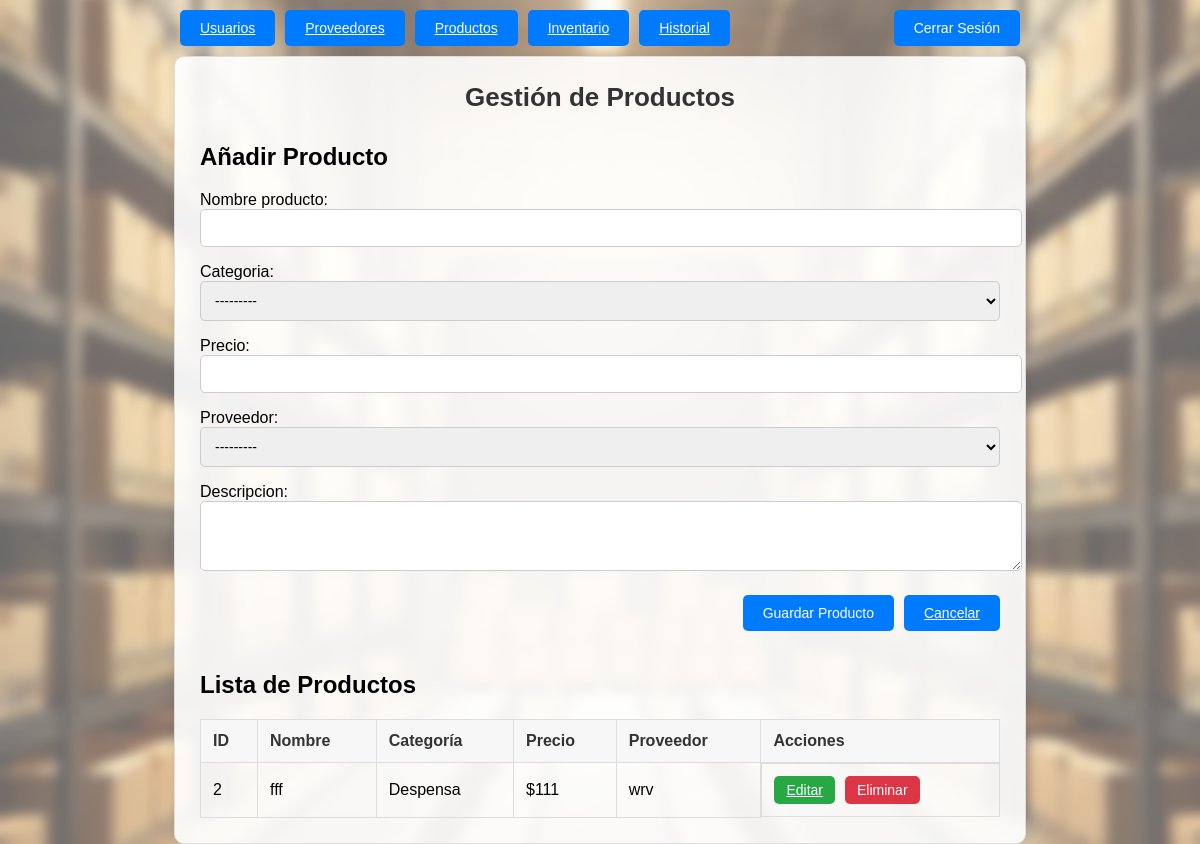
Page /productos/ (signed in) on the earlier database version.
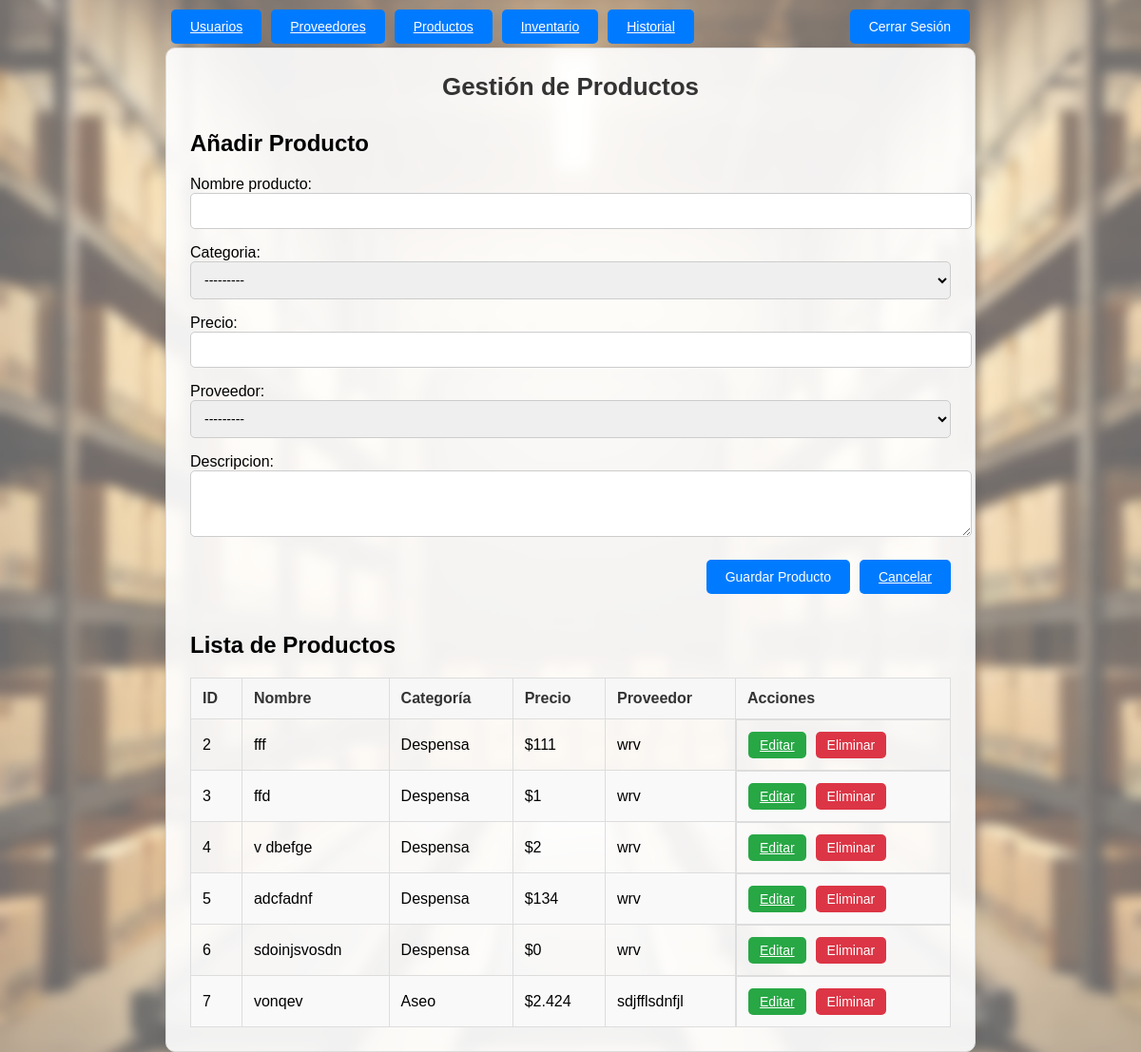
Same page on the later database version.
### productos/models.py (models this page shows, shortened)
class Producto(models.Model):
    nombre_producto = models.CharField(max_length=100)
    class Categoria(models.TextChoices):
        ASEO = 'Aseo', 'Aseo'
        DESPENSA = 'Despensa', 'Despensa'
        CONGELADOS = 'Congelados', 'Congelados'
        CUIDADO_PERSONAL = 'Cuidado Personal', 'Cuidado Personal'
    categoria = models.CharField(
        max_length=16,
        choices=Categoria.choices,
        blank=False,
    )
    precio = models.DecimalField(max_digits=10, decimal_places=2)
    proveedor = models.ForeignKey(
        'proveedores.Proveedor',
        on_delete=models.PROTECT,
        related_name='productos'
    )
    descripcion = models.TextField(blank=True, null=True)
    fecha_registro = models.DateTimeField(auto_now_add=True)

### proveedores/models.py (models this page shows, shortened)
class Proveedor(models.Model):
    nombre_razon_social = models.CharField(max_length=100, verbose_name="Nombre o Razón Social")
    class TipoProveedor(models.TextChoices):
        ASEO = 'Aseo', 'Aseo'
        DESPENSA = 'Despensa', 'Despensa'
        CONGELADOS = 'Congelados', 'Congelados'
        CUIDADO_PERSONAL = 'Cuidado Personal', 'Cuidado Personal'
    tipo_proveedor = models.CharField(
        max_length=16,
        choices=TipoProveedor.choices,
        blank=False,
    )
    rut = models.CharField(
        max_length=12,
        unique=True,
        verbose_name="RUT"
    )
    direccion = models.CharField(
        max_length=255,
        blank=True,
        null=True,
        verbose_name="Dirección"
    )
    telefono = models.CharField(
        max_length=15,
        blank=True,
        null=True,
        verbose_name="Teléfono"
    )
    email = models.EmailField(
        max_length=100,
        unique=True,
        blank=True,
        null=True,
        verbose_name="Correo Electrónico"
    )
    notas = models.TextField(
        blank=True,
        null=True,
        verbose_name="Notas o Comentarios"
    )
    creado_en = models.DateTimeField(
        auto_now_add=True,
        verbose_name="Fecha de Creación"
    )

### usuarios/decorators.py (the view)
    def _wrapped_view(request, *args, **kwargs):
        if not request.user.is_authenticated:
            return redirect('login')
        if request.user.rol == 'Administrador':
            return view_func(request, *args, **kwargs)
        else:
            raise PermissionDenied("No tienes permiso para acceder a esta página.")

### productos/forms.py
class ProductoForm(forms.ModelForm):
    class Meta:
        model = Producto
        fields = ['nombre_producto', 'categoria', 'precio', 'proveedor', 'descripcion']
        widgets = {
            'nombre_producto': forms.TextInput(attrs={'class': 'form-control'}),
            'categoria': forms.Select(attrs={'class': 'form-control', 'id': 'id_categoria'}),
            'precio': forms.NumberInput(attrs={'class': 'form-control'}),
            'proveedor': forms.Select(attrs={'class': 'form-control', 'id': 'id_proveedor'}),
            'descripcion': forms.Textarea(attrs={'class': 'form-control', 'rows': 3}),
        }
    def __init__(self, *args, **kwargs):
        super().__init__(*args, **kwargs)
        if 'categoria' in self.data:
            categoria = self.data.get('categoria')
            self.fields['proveedor'].queryset = Proveedor.objects.filter(tipo_proveedor=categoria)
        else:
            self.fields['proveedor'].queryset = Proveedor.objects.none()

### productos/templatetags/currency_filters.py (called while the page is built)
@register.filter
def currency(value):
    try:
        value = int(value)  # Convertir a entero para eliminar los decimales
    except (ValueError, TypeError):
        return value
    return f"${value:,}".replace(",", ".")

### productos/views.py (called while the page is built, shortened)
def gestionProductos(request, producto_id=None):
    if producto_id:
        producto = get_object_or_404(Producto, id=producto_id)
        form = ProductoForm(instance=producto)
    else:
        producto = None
        form = ProductoForm()
    productos = Producto.objects.all()
    return render(request, 'productos/gestionProductos.html', {
        'form': form,
        'productos': productos,
        'producto_id': producto_id,
    })

### productos/templates/productos/gestionProductos.html (shortened to what this page needs)
{% load currency_filters %}
<!DOCTYPE html>
<html lang="es">
<head>
    {% load static %}
    <link rel="stylesheet" href="{% static 'productos/styles.css' %}">
</head>
<body>
    <header style="display: flex; justify-content: space-between; align-items: center; padding: 10px; position: absolute;
      top: 0; width: 70%">
      <div style="display: flex; align-items: center;">
          <nav style="display: flex; gap: 10px;">
              {% if request.user.rol == "Administrador" %}
                <a href="{% url 'gestionUsuarios' %}" class="button">Usuarios</a>
                <a href="{% url 'gestionProveedores' %}" class="button">Proveedores</a>
                <a href="{% url 'gestionProductos' %}" class="button">Productos</a>
              {% endif %}
              <a href="{% url 'gestionInventario' %}" class="button">Inventario</a>
              <a href="{% url 'historial' %}" class="button">Historial</a>
          </nav>
      </div>
      <form method="post" action="{% url 'logout' %}">
          <button type="submit" class="button delete">Cerrar Sesión</button>
      </form>
    </header>
    <div class="container">
        <h1>Gestión de Productos</h1>
        <div class="form-section">
            <h2>{% if producto_id %}Editar Producto{% else %}Añadir Producto{% endif %}</h2>
            <form method="post">
                {{ form.as_p }}
                <div class="button-container">
                    <button type="submit" class="button">
                        {% if producto_id %}Actualizar Producto{% else %}Guardar Producto{% endif %}
                    </button>
                    <a href="{% url 'gestionProductos' %}" class="button delete">Cancelar</a>
                </div>
            </form>
        </div>
        <div class="table-container">
            <h2>Lista de Productos</h2>
            <table>
                <thead>
                    <tr>
                        <th>ID</th>
                        <th>Nombre</th>
                        <th>Categoría</th>
                        <th>Precio</th>
                        <th>Proveedor</th>
                        <th>Acciones</th>
                    </tr>
                </thead>
                <tbody>
                    {% for producto in productos %}
                    <tr>
                        <td>{{ producto.id }}</td>
                        <td>{{ producto.nombre_producto }}</td>
                        <td>{{ producto.categoria }}</td>
                        <td>{{ producto.precio|currency }}</td>
                        <td>{{ producto.proveedor.nombre_razon_social }}</td>
                        <td class="action-buttons">
                            <a href="{% url 'gestionProductos' producto.id %}" class="button">Editar</a>
                            <form method="post" action="{% url 'eliminarProducto' producto.id %}" style="display:inline;">
                                <button type="submit" class="button delete" onclick="return confirm('¿Estás seguro de eliminar este producto?');">Eliminar</button>
                            </form>
                        </td>
                    </tr>
                    {% endfor %}
                </tbody>
            </table>
        </div>
    </div>
</body>
</html>

### productos/static/productos/styles.css (style rules this page uses)
body { background-image: url("/static/proveedores/img/warehouse_blur_opacity.png"); background-size: cover; background-position: center; font-family: Arial, sans-serif; display: flex; justify-content: center; align-items: center; min-height: 100vh; margin: 0; }
.container { position: relative; border: 1px solid #ddd; border-radius: 10px; width: 90%; max-width: 800px; padding: 25px; background-color: rgba(255, 255, 255, 0.9); box-shadow: 0 4px 12px rgba(0, 0, 0, 0.1); top: 50px; }
.container h1 { text-align: center; font-size: 26px; margin-top: 0; margin-bottom: 20px; color: #333; }
.form-section { margin-top: 30px; }
.form-control { flex: 1; padding: 10px; border: 1px solid #ccc; border-radius: 5px; font-size: 14px; transition: border-color 0.3s ease; width: 100%; }
.button-container { display: flex; justify-content: flex-end; gap: 10px; margin-top: 20px; }
.button { padding: 10px 20px; background-color: #007bff; border: none; border-radius: 5px; font-size: 14px; color: #fff; cursor: pointer; transition: background-color 0.3s ease; }
.table-container { margin-top: 40px; }
table { width: 100%; border-collapse: collapse; margin-top: 20px; }
table th, table td { text-align: left; padding: 12px; border: 1px solid #ddd; }
table th { background-color: #f7f7f7; color: #333; }
table tr:nth-child(even) { background-color: #f9f9f9; }
.action-buttons { display: flex; gap: 10px; }
.action-buttons .button { padding: 6px 12px; font-size: 14px; background-color: #28a745; border: none; border-radius: 5px; color: #fff; cursor: pointer; transition: background-color 0.3s ease; }
.action-buttons .button.delete { background-color: #dc3545; }

Differences in the rows shown:
added Producto: id "3", nombre_producto "ffd", categoria "Despensa", precio "$1", proveedor.nombre_razon_social "wrv"
added Producto: id "4", nombre_producto "v dbefge", categoria "Despensa", precio "$2", proveedor.nombre_razon_social "wrv"
added Producto: id "5", nombre_producto "adcfadnf", categoria "Despensa", precio "$134", proveedor.nombre_razon_social "wrv"
added Producto: id "6", nombre_producto "sdoinjsvosdn", categoria "Despensa", precio "$0", proveedor.nombre_razon_social "wrv"
added Producto: id "7", nombre_producto "vonqev", categoria "Aseo", precio "$2.424", proveedor.nombre_razon_social "sdjfflsdnfjl"
